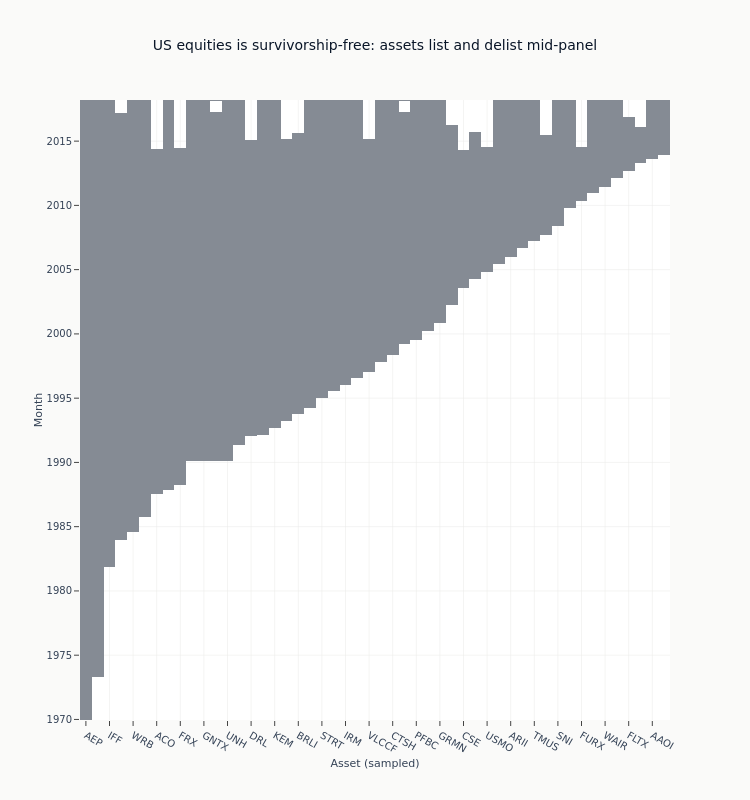

This figure's notebook cell:
### Markdown cell above
### Coverage Heatmap: US Equities

Visualize data availability across time and assets. Shaded cells mark months with
data; white marks their absence. **Assets are ordered left to right by the month
they first appear**, which is what makes the pattern legible: in alphabetical order
the same panel is a ragged skyline with no visible structure, because a ticker's
spelling says nothing about when it listed.

### Code cell
if us_equities is not None:
    fig, matrix_for_summary = coverage_heatmap(
        us_equities,
        time_col="timestamp",
        symbol_col="symbol",
        value_col="close",
        title="US equities is survivorship-free: assets list and delist mid-panel",
        max_symbols=50,
    )
    fig.update_layout(
        xaxis_title="Asset (sampled)",
        yaxis_title="Month",
    )
    fig.show()

### Figure 1 — Plotly figure (JSON) as saved in the notebook; plotly's stock layout.template omitted (floating-point values rounded to 4 significant figures; data arrays with more than 128 entries replaced by an {"elided": "..."} marker saying what was removed)
{"data": [{"colorscale": [[0, "white"], [1, "#0a1628"]], "hovertemplate": "Symbol: %{x}<br>Period: %{y}<br>Has data: %{z}<extra></extra>", "showscale": false, "type": "heatmap", "x": ["AEP", "GTY", "IFF", "MENT", "WRB", "CBU", "ACO", "MYL", "FRX", "BANF", "GNTX", "NE", "UNH", "RGS", "DRL", "STAA", "KEM", "EDIG", "BRLI", "ADC", "STRT", "UBSH", "IRM", "WG", "VLCCF", "FE", "CTSH", "CNX", "PFBC", "LPSN", "GRMN", "ARO", "CSE", "HSP", "USMO", "FTK", "ARII", "EXLS", "TMUS", "MDW", "SNI", "CLD", "FURX", "AAT", "WAIR", "VCRA", "FLTX", "ARPI", "AAOI", "ITCI"], "y": {"elided": "579 str values"}, "z": {"elided": "579x50 float values"}}], "layout": {"height": 800, "title": {"text": "US equities is survivorship-free: assets list and delist mid-panel"}, "width": 750, "xaxis": {"title": {"text": "Asset (sampled)"}}, "yaxis": {"title": {"text": "Month"}}}}
